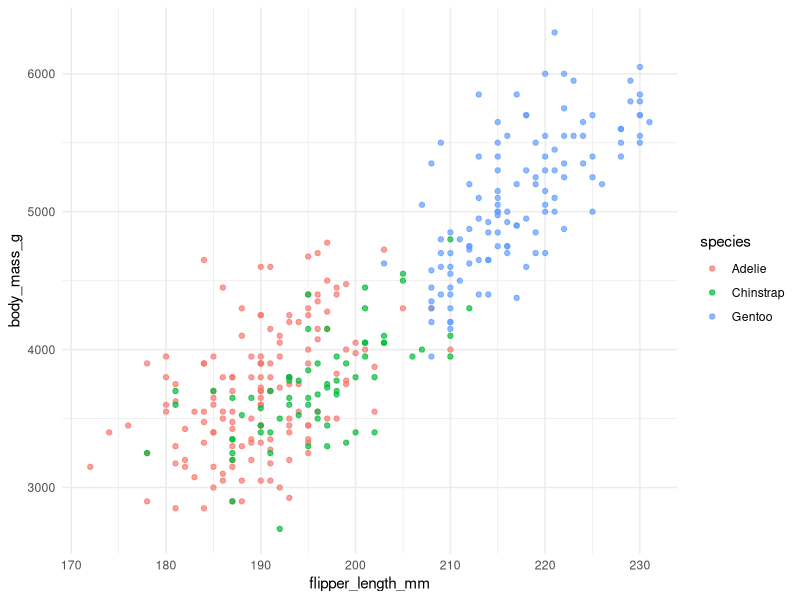

Write R code to recreate this figure.
## ---- chunk 1
library(tidyverse)

palmerpenguins::penguins |>
  drop_na() |>
  ggplot(aes(x = flipper_length_mm, y = body_mass_g, colour = species)) +
  geom_point(alpha = 0.7) +
  theme_minimal()
## ---- chunk 2
#| echo: false
# Output aquí
